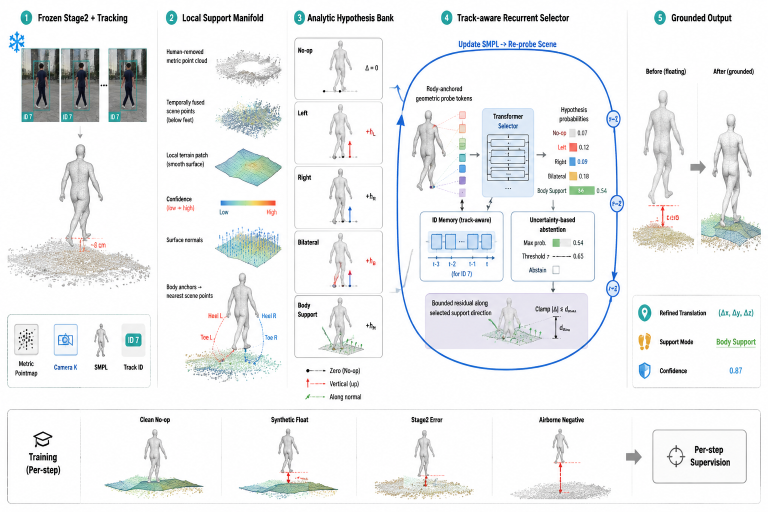
#> input picture outputs/vis/tsmr_paper_main_figure/tsmr_method_overview_v1.png, 1536 x 1024 px (shown at 1/2 size)
$ python build_abc_layout.py
#> lines starting #> are read from the running program, lines starting #| are printed output that depends on the picture
from pathlib import Path

from PIL import Image, ImageDraw, ImageFont


ROOT = Path(__file__).resolve().parents[3]
SOURCE = ROOT / "outputs/vis/tsmr_paper_main_figure/tsmr_method_overview_v1.png"
TARGET = ROOT / "outputs/vis/tsmr_paper_main_figure/tsmr_method_overview_abc_paper.png"

W, H = 1800, 1200
canvas = Image.new("RGB", (W, H), "white")
#> canvas: PIL image 1800x1200 RGB; every value is 255
draw = ImageDraw.Draw(canvas)
source = Image.open(SOURCE).convert("RGB")
#> source is the input picture: PIL image 1536x1024 RGB; mean R, G, B 237.8, 239.5, 240.2

FONT = "C:/Windows/Fonts/arial.ttf"
BOLD = "C:/Windows/Fonts/arialbd.ttf"


def f(size, bold=False):
    return ImageFont.truetype(BOLD if bold else FONT, size)


def rounded(box, fill, outline=(125, 130, 136), width=2, radius=14):
    draw.rounded_rectangle(box, radius=radius, fill=fill, outline=outline, width=width)


def text(xy, value, size=18, fill=(30, 32, 35), bold=False, anchor=None):
    draw.text(xy, value, font=f(size, bold), fill=fill, anchor=anchor)


def center(box, value, size=18, fill=(30, 32, 35), bold=False):
    x0, y0, x1, y1 = box
    text(((x0 + x1) / 2, (y0 + y1) / 2), value, size, fill, bold, "mm")


def arrow(start, end, color=(65, 70, 76), width=4, head=12):
    x0, y0 = start
    x1, y1 = end
    draw.line((x0, y0, x1, y1), fill=color, width=width)
    if abs(x1 - x0) >= abs(y1 - y0):
        sign = 1 if x1 >= x0 else -1
        draw.polygon(((x1, y1), (x1 - sign * head, y1 - head * 0.65), (x1 - sign * head, y1 + head * 0.65)), fill=color)
    else:
        sign = 1 if y1 >= y0 else -1
        draw.polygon(((x1, y1), (x1 - head * 0.65, y1 - sign * head), (x1 + head * 0.65, y1 - sign * head)), fill=color)


def paste_crop(src_box, dst_box):
    crop = source.crop(src_box)
    width = dst_box[2] - dst_box[0]
    height = dst_box[3] - dst_box[1]
    crop.thumbnail((width, height), Image.Resampling.LANCZOS)
    x = dst_box[0] + (width - crop.width) // 2
    y = dst_box[1] + (height - crop.height) // 2
    canvas.paste(crop, (x, y))


def tag(box, value, color):
    rounded(box, fill=color, outline=color, width=1, radius=8)
    center(box, value, 15, (255, 255, 255), True)


# Main panels.
rounded((18, 16, 1782, 438), (255, 255, 255), outline=(91, 95, 101), width=3, radius=14)
rounded((18, 460, 882, 1182), (250, 254, 255), outline=(99, 190, 215), width=5, radius=14)
rounded((902, 460, 1782, 1182), (255, 252, 249), outline=(233, 166, 124), width=5, radius=14)

text((34, 30), "(A) Overview", 28, bold=True)
text((36, 474), "(B) Support Manifold & Hypothesis Bank", 26, bold=True, fill=(27, 111, 137))
text((920, 474), "(C) Track-aware Recurrent Refinement", 26, bold=True, fill=(172, 87, 52))

# ---------------------------------------------------------------------------
# (A) Compact method bus.
# ---------------------------------------------------------------------------
nodes = [
    ((45, 82, 322, 397), (241, 250, 252), "Frozen Stage2 + Tracking"),
    ((372, 82, 672, 397), (233, 249, 252), "Local Support Manifold"),
    ((722, 82, 1002, 397), (255, 248, 230), "Analytic Hypothesis Bank"),
    ((1052, 82, 1435, 397), (239, 246, 255), "Track-aware Recurrent Selector"),
    ((1485, 82, 1752, 397), (240, 251, 244), "Grounded Output"),
]
for box, fill, title in nodes:
    rounded(box, fill, outline=(150, 155, 160), width=2, radius=12)
    center((box[0] + 8, box[1] + 10, box[2] - 8, box[1] + 53), title, 19, bold=True)

paste_crop((35, 90, 300, 245), (60, 140, 307, 275))
paste_crop((95, 275, 235, 560), (116, 275, 250, 382))
tag((54, 347, 106, 378), "ID 7", (31, 160, 165))
text((274, 348), "FROZEN", 13, (38, 121, 157), True, "mm")

paste_crop((420, 188, 568, 356), (396, 140, 648, 275))
paste_crop((430, 445, 570, 525), (438, 283, 625, 361))
center((390, 356, 655, 388), "Temporal fusion + normals", 15, fill=(27, 111, 137), bold=True)

candidate_labels = [("No-op", (125, 130, 136)), ("Left", (224, 93, 73)), ("Right", (54, 128, 197)), ("Bilateral", (219, 154, 36)), ("Body", (54, 150, 92))]
for i, (label, color) in enumerate(candidate_labels):
    y = 143 + i * 43
    rounded((752, y, 972, y + 32), (255, 255, 255), outline=color, width=2, radius=8)
    text((767, y + 16), label, 15, color, True, "lm")
    if label == "No-op":
        text((943, y + 16), "0", 15, color, True, "mm")
    else:
        arrow((922, y + 23), (950, y + 9), color, width=3, head=7)

paste_crop((817, 210, 940, 407), (1072, 151, 1153, 300))
for i, color in enumerate(((234, 104, 83), (239, 177, 62), (77, 170, 112), (68, 140, 204))):
    draw.rounded_rectangle((1140, 167 + i * 28, 1158, 185 + i * 28), radius=3, fill=color)
rounded((1175, 146, 1280, 302), (255, 255, 255), outline=(53, 133, 203), width=2, radius=9)
center((1182, 158, 1273, 203), "Transformer\nSelector", 15, bold=True, fill=(36, 101, 166))
for i in range(3):
    rounded((1194, 218 + i * 22, 1261, 234 + i * 22), (239, 246, 255), outline=(53, 133, 203), width=1, radius=4)
rounded((1300, 146, 1408, 222), (255, 255, 255), outline=(53, 133, 203), width=2, radius=9)
center((1304, 151, 1404, 184), "ID Memory", 15, bold=True, fill=(36, 101, 166))
center((1304, 184, 1404, 216), "t-1 -> t", 13, fill=(36, 101, 166))
rounded((1300, 239, 1408, 305), (255, 255, 255), outline=(53, 133, 203), width=2, radius=9)
center((1304, 244, 1404, 272), "Bilateral  0.87", 13, bold=True, fill=(36, 101, 166))
center((1304, 273, 1404, 300), "Abstain if uncertain", 11, fill=(36, 101, 166))
arrow((1159, 228), (1175, 228), color=(31, 105, 204), width=3, head=7)
arrow((1280, 228), (1297, 228), color=(31, 105, 204), width=3, head=7)
draw.arc((1077, 130, 1420, 365), 205, 520, fill=(31, 105, 204), width=5)
text((1247, 350), "Update -> Re-probe (x3)", 14, (31, 105, 204), True, "mm")

paste_crop((1268, 132, 1527, 568), (1506, 132, 1730, 338))
center((1502, 339, 1735, 388), "Translation refined\npose / shape frozen", 13, fill=(44, 133, 76), bold=True)

for x0, x1 in ((322, 372), (672, 722), (1002, 1052), (1435, 1485)):
    arrow((x0 + 6, 239), (x1 - 6, 239), width=5, head=13)

# ---------------------------------------------------------------------------
# (B) Support manifold and analytic hypothesis construction.
# ---------------------------------------------------------------------------
sub_y = 540
steps = [
    ((42, sub_y, 224, 780), "Inputs", (238, 249, 252)),
    ((255, sub_y, 418, 780), "Filter", (238, 249, 252)),
    ((449, sub_y, 612, 780), "Temporal Fusion", (238, 249, 252)),
    ((643, sub_y, 850, 780), "Support Surface", (238, 249, 252)),
]
for box, title, fill in steps:
    rounded(box, fill, outline=(99, 190, 215), width=2, radius=10)
    center((box[0], box[1] + 8, box[2], box[1] + 42), title, 18, bold=True, fill=(27, 111, 137))

paste_crop((35, 92, 300, 245), (58, 596, 208, 676))
text((65, 696), "Metric Pointmap", 14, bold=True)
text((65, 722), "Camera K", 14)
text((65, 744), "Person Mask", 12)
text((65, 762), "Neighbor Frames", 12)

text((276, 603), "Human exclusion", 15, bold=True)
text((276, 641), "Confidence filtering", 15, bold=True)
text((276, 679), "Depth discontinuity", 15)
text((276, 717), "Invalid point rejection", 15)

paste_crop((409, 190, 566, 275), (466, 601, 596, 688))
text((530, 711), "Align frames", 15, bold=True, anchor="mm")
text((530, 741), "Fuse local scene", 15, anchor="mm")

paste_crop((418, 281, 568, 525), (664, 591, 832, 712))
#> in paste_crop (call 9), `crop.thumbnail((width, height), Image.Resampling.LANCZOS)`:
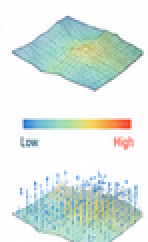
#> crop: PIL image 74x121 RGB (shown 2 times larger); mean R, G, B 222.5, 233.5, 228.7
text((746, 731), "points | normals", 14, bold=True, anchor="mm")
text((746, 755), "roughness | confidence", 14, anchor="mm")

for x0, x1 in ((224, 255), (418, 449), (612, 643)):
    arrow((x0 + 5, 660), (x1 - 5, 660), color=(44, 139, 167), width=4, head=10)

rounded((42, 814, 405, 1138), (255, 255, 255), outline=(99, 190, 215), width=2, radius=10)
text((62, 834), "Body-anchored Geometric Probes", 20, (27, 111, 137), True)
paste_crop((445, 535, 568, 733), (112, 884, 280, 1077))
probe_tags = [("Heel", 304, 895), ("Toe", 304, 941), ("Ankle", 304, 987), ("Pelvis / Torso", 304, 1033)]
for label, x, y in probe_tags:
    tag((x - 7, y - 16, 390, y + 16), label, (44, 139, 167))

rounded((446, 814, 850, 1138), (255, 255, 255), outline=(222, 167, 60), width=2, radius=10)
text((466, 834), "Geometry-constrained Candidate Bank", 20, (169, 111, 15), True)
labels = ["No-op  Delta t = 0", "Left-foot support", "Right-foot support", "Bilateral support", "Body support / Abstain"]
colors = [(115, 120, 126), (224, 93, 73), (54, 128, 197), (219, 154, 36), (54, 150, 92)]
for i, (label, color) in enumerate(zip(labels, colors)):
    y = 892 + i * 47
    rounded((475, y, 821, y + 34), (252, 252, 252), outline=color, width=2, radius=8)
    text((491, y + 17), label, 15, color, True, "lm")
    if i > 0:
        arrow((770, y + 25), (803, y + 8), color=color, width=3, head=7)
arrow((405, 976), (446, 976), color=(44, 139, 167), width=5, head=12)
arrow((744, 780), (744, 814), color=(44, 139, 167), width=5, head=12)

# ---------------------------------------------------------------------------
# (C) Track-aware recurrent candidate selection and re-probing.
# ---------------------------------------------------------------------------
rounded((928, 535, 1130, 774), (255, 255, 255), outline=(233, 166, 124), width=2, radius=10)
text((945, 552), "Current State", 19, (172, 87, 52), True)
paste_crop((817, 210, 940, 407), (957, 595, 1045, 712))
#> in paste_crop (call 11), `crop.thumbnail((width, height), Image.Resampling.LANCZOS)`:
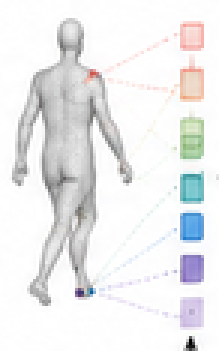
#> crop: PIL image 73x117 RGB (shown 3 times larger); mean R, G, B 235.7, 236.1, 236.9
#> in paste_crop (call 11), `canvas.paste(crop, (x, y))`:
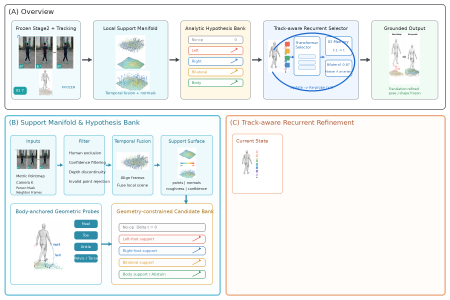
#> canvas: PIL image 1800x1200 RGB (shown at 1/4 size); mean R, G, B 239, 242.1, 241.5
tag((1050, 600, 1112, 630), "SMPL", (192, 104, 68))
tag((1050, 646, 1112, 676), "Probes", (192, 104, 68))
tag((1050, 692, 1112, 722), "ID t-1", (192, 104, 68))
text((1029, 751), "pose / shape frozen", 13, (100, 103, 108), True, "mm")

rounded((1170, 550, 1388, 760), (255, 244, 237), outline=(233, 166, 124), width=3, radius=12)
center((1180, 566, 1378, 608), "Transformer Selector", 20, (172, 87, 52), True)
for i in range(4):
    rounded((1210, 625 + i * 27, 1348, 645 + i * 27), (255, 255, 255), outline=(192, 104, 68), width=1, radius=5)
text((1279, 742), "shared weights", 13, (172, 87, 52), True, "mm")

rounded((1430, 535, 1755, 774), (255, 255, 255), outline=(233, 166, 124), width=2, radius=10)
text((1450, 552), "Selection & Safety", 19, (172, 87, 52), True)
prob_rows = [("No-op", .04), ("Left", .03), ("Right", .03), ("Bilateral", .87), ("Body", .03)]
for i, (label, prob) in enumerate(prob_rows):
    y = 601 + i * 29
    text((1450, y), label, 13, bold=label == "Bilateral")
    draw.rounded_rectangle((1530, y + 2, 1665, y + 17), radius=4, fill=(235, 236, 238))
    draw.rounded_rectangle((1530, y + 2, 1530 + max(3, int(135 * prob)), y + 17), radius=4, fill=(223, 148, 68))
    text((1680, y), f"{prob:.2f}", 12, bold=label == "Bilateral")
text((1450, 748), "High entropy -> Abstain", 14, (172, 87, 52), True)

arrow((1130, 655), (1170, 655), color=(192, 104, 68), width=5, head=12)
arrow((1388, 655), (1430, 655), color=(192, 104, 68), width=5, head=12)

rounded((960, 817, 1172, 1025), (255, 255, 255), outline=(233, 166, 124), width=2, radius=10)
text((976, 838), "Bounded Update", 19, (172, 87, 52), True)
center((975, 885, 1157, 930), "selected candidate\n+ small residual", 16, bold=True)
center((975, 953, 1157, 994), "Translation only", 16, fill=(172, 87, 52), bold=True)

rounded((1240, 817, 1452, 1025), (255, 255, 255), outline=(233, 166, 124), width=2, radius=10)
text((1257, 838), "Decode & Re-probe", 19, (172, 87, 52), True)
paste_crop((820, 235, 936, 400), (1290, 884, 1398, 984))
#> in paste_crop (call 12), `crop.thumbnail((width, height), Image.Resampling.LANCZOS)`:
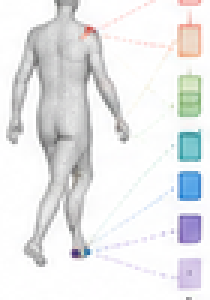
#> crop: PIL image 70x100 RGB (shown 3 times larger); mean R, G, B 231.9, 232.8, 233.8
#> in paste_crop (call 12), `canvas.paste(crop, (x, y))`:
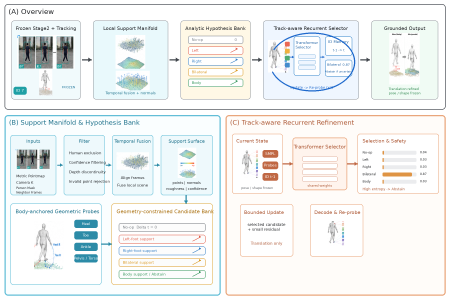
#> canvas: PIL image 1800x1200 RGB (shown at 1/4 size); mean R, G, B 238.1, 240.7, 239.8

rounded((1520, 817, 1753, 1025), (244, 252, 247), outline=(94, 170, 112), width=2, radius=10)
text((1538, 838), "Grounded SMPL", 19, (44, 133, 76), True)
paste_crop((1412, 165, 1510, 560), (1580, 878, 1693, 991))
#> in paste_crop (call 13), `crop = source.crop(src_box)`:
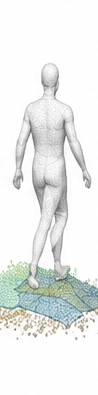
#> crop: PIL image 98x395 RGB; mean R, G, B 234.1, 236.6, 235.1

arrow((1592, 774), (1592, 817), color=(192, 104, 68), width=5, head=12)
arrow((1172, 922), (1240, 922), color=(192, 104, 68), width=5, head=12)
arrow((1452, 922), (1520, 922), color=(94, 170, 112), width=5, head=12)
draw.arc((1087, 735, 1510, 1080), 5, 198, fill=(192, 104, 68), width=5)
arrow((1100, 838), (1100, 790), color=(192, 104, 68), width=5, head=12)
text((1318, 1040), "Update SMPL -> Re-probe Scene", 15, (172, 87, 52), True, "mm")
for x, label in ((1205, "r=1"), (1320, "r=2"), (1435, "r=3")):
    draw.ellipse((x - 22, 1055, x + 22, 1099), fill=(255, 250, 246), outline=(192, 104, 68), width=3)
    center((x - 22, 1055, x + 22, 1099), label, 12, (172, 87, 52), True)

losses = ["Candidate CE", "Translation Loss", "Monotonic Loss", "Clean Invariance", "Temporal Consistency"]
for i, label in enumerate(losses):
    x0 = 928 + i * 165
    rounded((x0, 1121, x0 + 150, 1158), (255, 242, 234), outline=(233, 166, 124), width=1, radius=7)
    center((x0, 1121, x0 + 150, 1158), label, 13, (172, 87, 52), True)

TARGET.parent.mkdir(parents=True, exist_ok=True)
canvas.save(TARGET, quality=100)
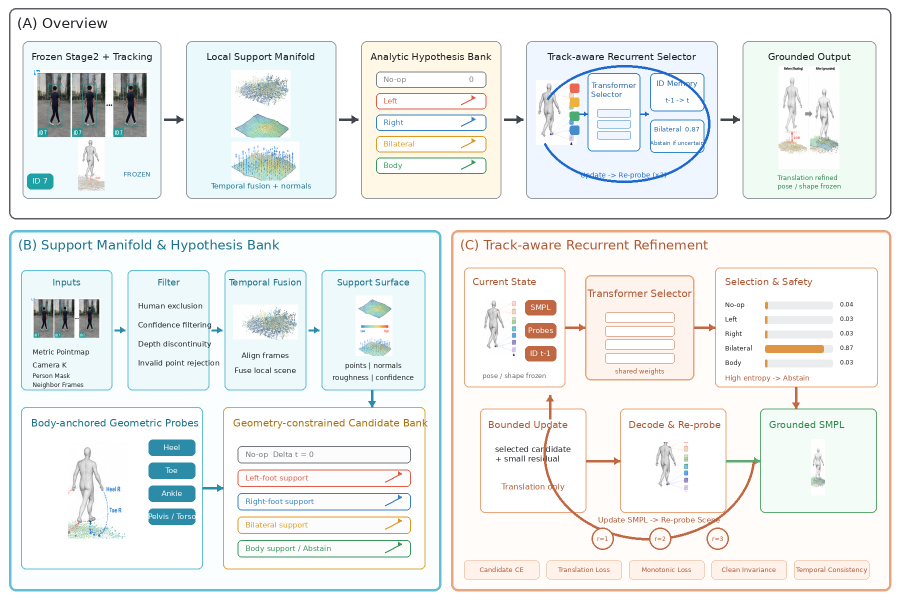
#> saved as tsmr_method_overview_abc_paper.png: PIL image 1800x1200 RGB (shown at 1/2 size); mean R, G, B 237.4, 239.9, 238.7
print(TARGET)

$ run again, with outputs/vis/tsmr_paper_main_figure/tsmr_detail_logic_panel.png copied over outputs/vis/tsmr_paper_main_figure/tsmr_method_overview_v1.png
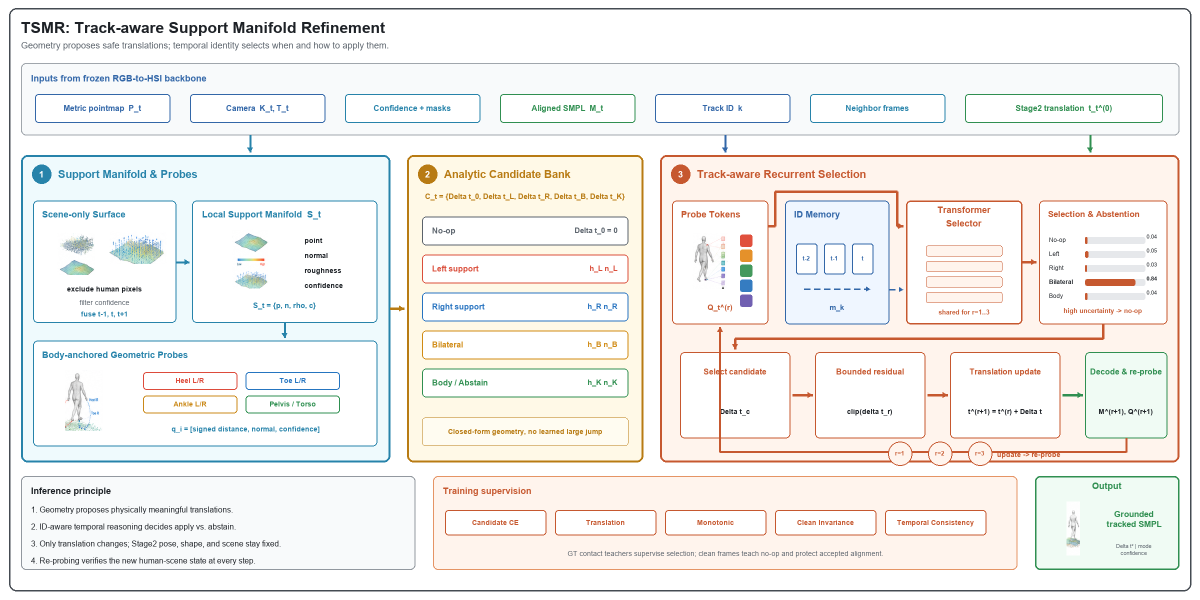
#> input picture outputs/vis/tsmr_paper_main_figure/tsmr_detail_logic_panel.png, 2400 x 1200 px (shown at 1/2 size)
#> source is the input picture: PIL image 2400x1200 RGB; mean R, G, B 242.4, 240.8, 238.1
#> in paste_crop (call 13), `crop = source.crop(src_box)`:
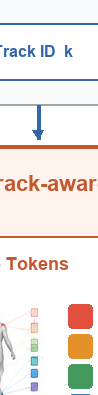
#> crop: PIL image 98x395 RGB; mean R, G, B 241.2, 234, 229.9
#> `canvas.save(TARGET, quality=100)`:
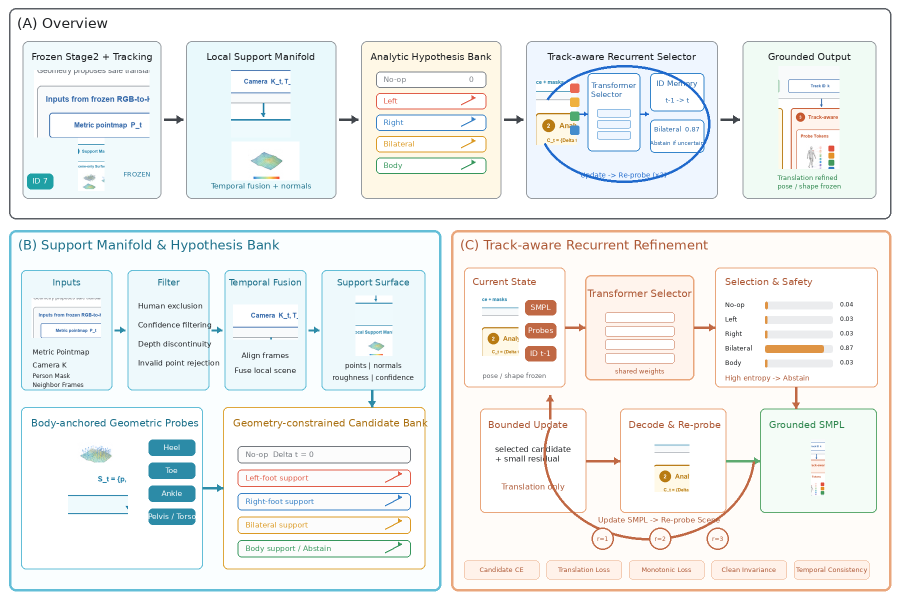
#> saved as tsmr_method_overview_abc_paper.png: PIL image 1800x1200 RGB (shown at 1/2 size); mean R, G, B 240, 242.1, 241

$ run again, with outputs/vis/tsmr_paper_main_figure/tsmr_full_pipeline_abc_paper.png copied over outputs/vis/tsmr_paper_main_figure/tsmr_method_overview_v1.png
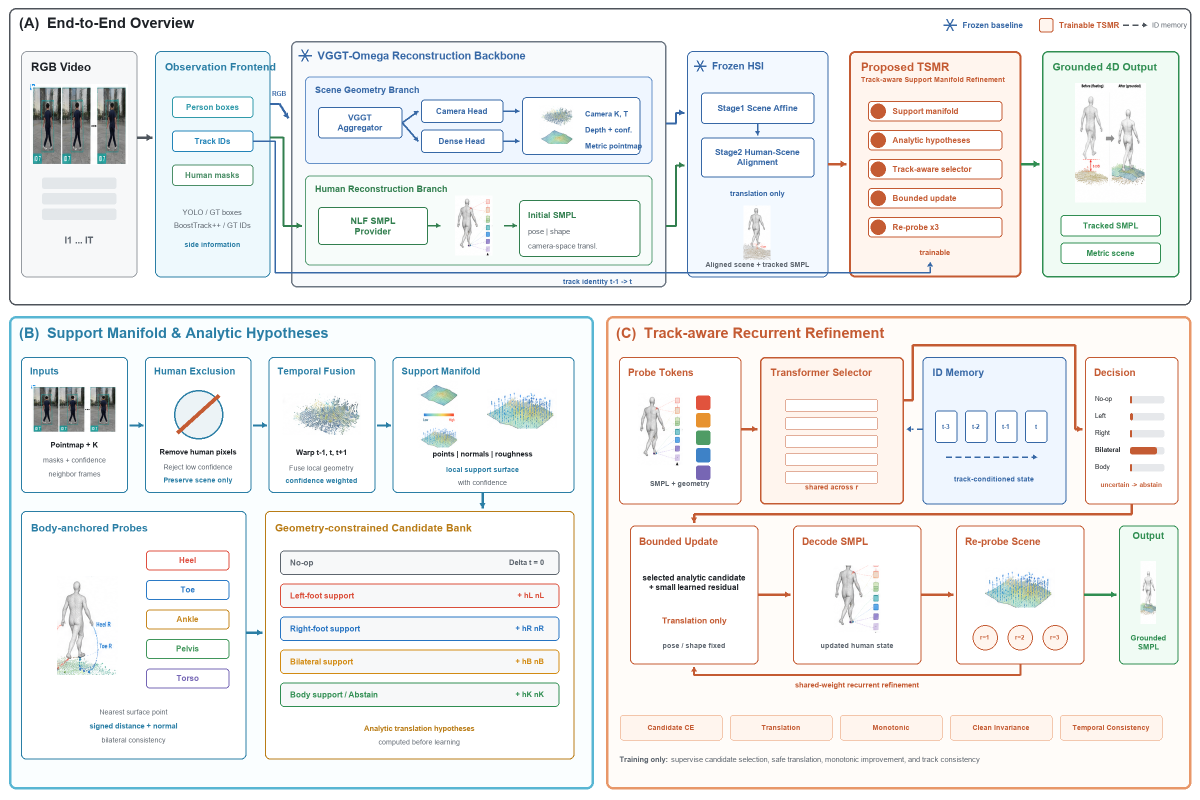
#> input picture outputs/vis/tsmr_paper_main_figure/tsmr_full_pipeline_abc_paper.png, 2400 x 1600 px (shown at 1/2 size)
#> source is the input picture: PIL image 2400x1600 RGB; mean R, G, B 239.7, 240.2, 239.5
#> in paste_crop (call 13), `crop = source.crop(src_box)`:
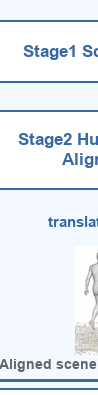
#> crop: PIL image 98x395 RGB; mean R, G, B 232.3, 238.7, 246
#> `canvas.save(TARGET, quality=100)`:
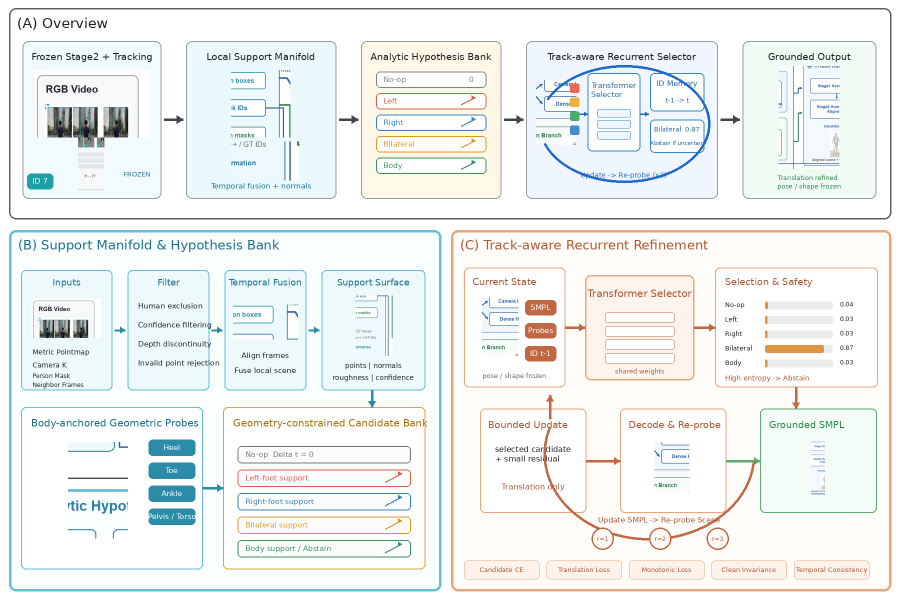
#> saved as tsmr_method_overview_abc_paper.png: PIL image 1800x1200 RGB (shown at 1/2 size); mean R, G, B 238.6, 241.3, 240.5
